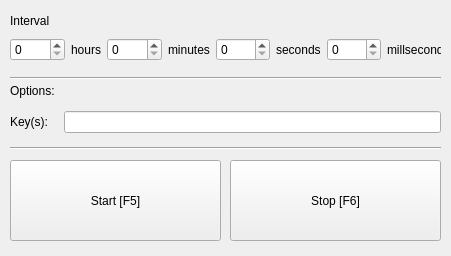
<?xml version="1.0" encoding="UTF-8"?>
<ui version="4.0">
 <class>Keypresser</class>
 <widget class="QWidget" name="Keypresser">
  <property name="geometry">
   <rect>
    <x>0</x>
    <y>0</y>
    <width>451</width>
    <height>256</height>
   </rect>
  </property>
  <property name="windowTitle">
   <string>Keypresser</string>
  </property>
  <widget class="QWidget" name="gridLayoutWidget">
   <property name="geometry">
    <rect>
     <x>10</x>
     <y>10</y>
     <width>431</width>
     <height>51</height>
    </rect>
   </property>
   <layout class="QGridLayout" name="gridLayout">
    <item row="1" column="4">
     <widget class="QSpinBox" name="seconds">
      <property name="maximum">
       <number>99999</number>
      </property>
     </widget>
    </item>
    <item row="1" column="0">
     <widget class="QSpinBox" name="hours">
      <property name="maximum">
       <number>99999</number>
      </property>
     </widget>
    </item>
    <item row="0" column="0">
     <widget class="QLabel" name="label">
      <property name="text">
       <string>Interval</string>
      </property>
     </widget>
    </item>
    <item row="1" column="6">
     <widget class="QSpinBox" name="milliseconds">
      <property name="maximum">
       <number>99999</number>
      </property>
     </widget>
    </item>
    <item row="1" column="1">
     <widget class="QLabel" name="label_2">
      <property name="text">
       <string>hours</string>
      </property>
     </widget>
    </item>
    <item row="1" column="5">
     <widget class="QLabel" name="label_4">
      <property name="text">
       <string>seconds</string>
      </property>
     </widget>
    </item>
    <item row="1" column="2">
     <widget class="QSpinBox" name="minutes">
      <property name="maximum">
       <number>99999</number>
      </property>
     </widget>
    </item>
    <item row="1" column="3">
     <widget class="QLabel" name="label_3">
      <property name="text">
       <string>minutes</string>
      </property>
     </widget>
    </item>
    <item row="1" column="7">
     <widget class="QLabel" name="label_5">
      <property name="text">
       <string>millseconds</string>
      </property>
     </widget>
    </item>
   </layout>
  </widget>
  <widget class="Line" name="line">
   <property name="geometry">
    <rect>
     <x>10</x>
     <y>70</y>
     <width>431</width>
     <height>16</height>
    </rect>
   </property>
   <property name="orientation">
    <enum>Qt::Horizontal</enum>
   </property>
  </widget>
  <widget class="QWidget" name="gridLayoutWidget_2">
   <property name="geometry">
    <rect>
     <x>10</x>
     <y>110</y>
     <width>431</width>
     <height>24</height>
    </rect>
   </property>
   <layout class="QGridLayout" name="gridLayout_2">
    <item row="0" column="1">
     <widget class="QLineEdit" name="lineEdit"/>
    </item>
    <item row="0" column="0">
     <widget class="QLabel" name="label_6">
      <property name="text">
       <string>Key(s):   </string>
      </property>
     </widget>
    </item>
   </layout>
  </widget>
  <widget class="QLabel" name="label_7">
   <property name="geometry">
    <rect>
     <x>10</x>
     <y>80</y>
     <width>45</width>
     <height>21</height>
    </rect>
   </property>
   <property name="text">
    <string>Options:</string>
   </property>
  </widget>
  <widget class="Line" name="line_2">
   <property name="geometry">
    <rect>
     <x>10</x>
     <y>140</y>
     <width>431</width>
     <height>16</height>
    </rect>
   </property>
   <property name="orientation">
    <enum>Qt::Horizontal</enum>
   </property>
  </widget>
  <widget class="QPushButton" name="start">
   <property name="geometry">
    <rect>
     <x>10</x>
     <y>160</y>
     <width>211</width>
     <height>81</height>
    </rect>
   </property>
   <property name="text">
    <string>Start [F5]</string>
   </property>
  </widget>
  <widget class="QPushButton" name="stop">
   <property name="geometry">
    <rect>
     <x>230</x>
     <y>160</y>
     <width>211</width>
     <height>81</height>
    </rect>
   </property>
   <property name="text">
    <string>Stop [F6]</string>
   </property>
  </widget>
 </widget>
 <resources/>
 <connections/>
</ui>
